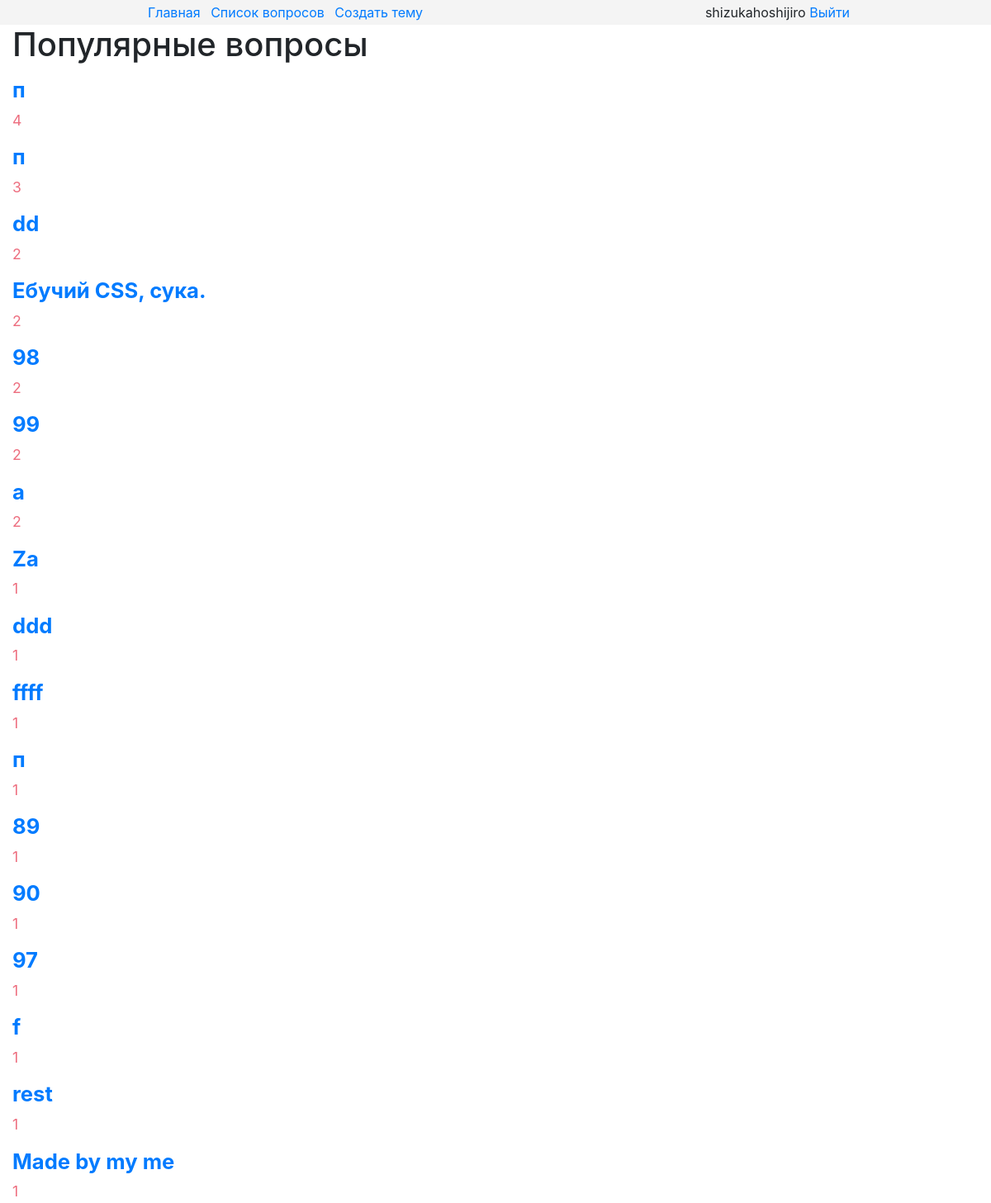
The app's page / (signed in) with its own data.
### core/models.py (models this page shows, shortened)
class Topic(models.Model):
    title = models.CharField(max_length=40)
    description = models.TextField()
    author = models.ForeignKey(settings.AUTH_USER_MODEL, related_name="topics", on_delete=PROTECT)
    pub_date = models.DateTimeField(auto_now_add=True)
    update_date = models.DateTimeField(auto_now=True)
    comments = GenericRelation(Comment, related_query_name="topic", content_type_field="model_type")
    likes = GenericRelation(Like, related_query_name="topic", content_type_field="model_type")
    class Meta:
        ordering = ("-pub_date","title")

### core/views.py (the view)
# urls.py: url(r"^$", views.IndexView.as_view(), name="index"),
class IndexView(ListView):
    model = Topic
    template_name = "core/index.html"
    def get_queryset(self):
        queryset = super(IndexView, self).get_queryset()
        queryset = queryset.annotate(likes_count=models.Count("likes")).order_by("-likes_count").filter(likes_count__gt=0)
        return queryset[0:20]

### core/templates/core/index.html (shortened to what this page needs)
{% extends "core/patterns/parents/main.html" %}
{% load static %}
{% block extra_head %}
    <link type="text/css" rel="stylesheet" href="{% static "core/index.css" %}">
{% endblock %}
{% block header %}{% include "core/patterns/includes/header.html" %}{% endblock %}
{% block content %}
    <h1>Популярные вопросы</h1>
    {% for object in object_list %}
        <div class="object">
            <h4><a href="{% url "core:detail" object.id %}" id="{{ object.id }}"><div class="topic"> {{ object.title }} </div></a></h4>
            <div class="likes">{{ object.likes.count }}</div>
        </div>
    {% endfor %}
{% endblock %}

### core/templates/core/patterns/includes/header.html (shortened to what this page needs)
<div class="row align-items-center justify-content-around header_row_1">
    <div class="col-auto links ">
          <a href="{% url "core:index" %}">Главная</a>
          <a href="{% url "core:list" page=1 %}">Список вопросов</a>
          <a href="{% url "core:create" %}">Создать тему</a>
    </div>
    <div class="col-auto user_info">
        {% if user.is_authenticated %}
            <div class="user_is_login">
                {{ user.username }}
                <a href="{% url "logout" %}?next={{ request.path }}">Выйти</a>
            </div>
        {% else %}
            <div class="user_is_not_login">
                <a href="{% url "login" %}?next={{ request.path }}">Войти</a>
                <a href="{% url "register" %}?next={{ request.path }}">Регистрация</a>
            </div>
        {% endif %}
    </div>
</div>

### core/static/core/main.css (style rules this page uses)
.header_row_1 { min-height:30px; }
.links a { padding-left:8px; }

### core/static/core/index.css (style rules this page uses)
.object { margin-top: 16px; }
.object .likes { color: #ed6e7f; font-size: 110%; }
.object h4 { font-size: 160%; font-weight: bold; }

### records on screen
Topic: title "п", likes.count "4"
Topic: title "п", likes.count "3"
Topic: title "dd", likes.count "2"
Topic: title "Ебучий CSS, сука.", likes.count "2"
Topic: title "98", likes.count "2"
Topic: title "99", likes.count "2"
Topic: title "a", likes.count "2"
Topic: title "Za", likes.count "1"
Topic: title "ddd", likes.count "1"
Topic: title "ffff", likes.count "1"
Topic: title "п", likes.count "1"
Topic: title "89", likes.count "1"
Topic: title "90", likes.count "1"
Topic: title "97", likes.count "1"
Topic: title "f", likes.count "1"
Topic: title "rest", likes.count "1"
Topic: title "Made by my me", likes.count "1"

### other values on screen
{{ user.username }} "shizukahoshijiro"
